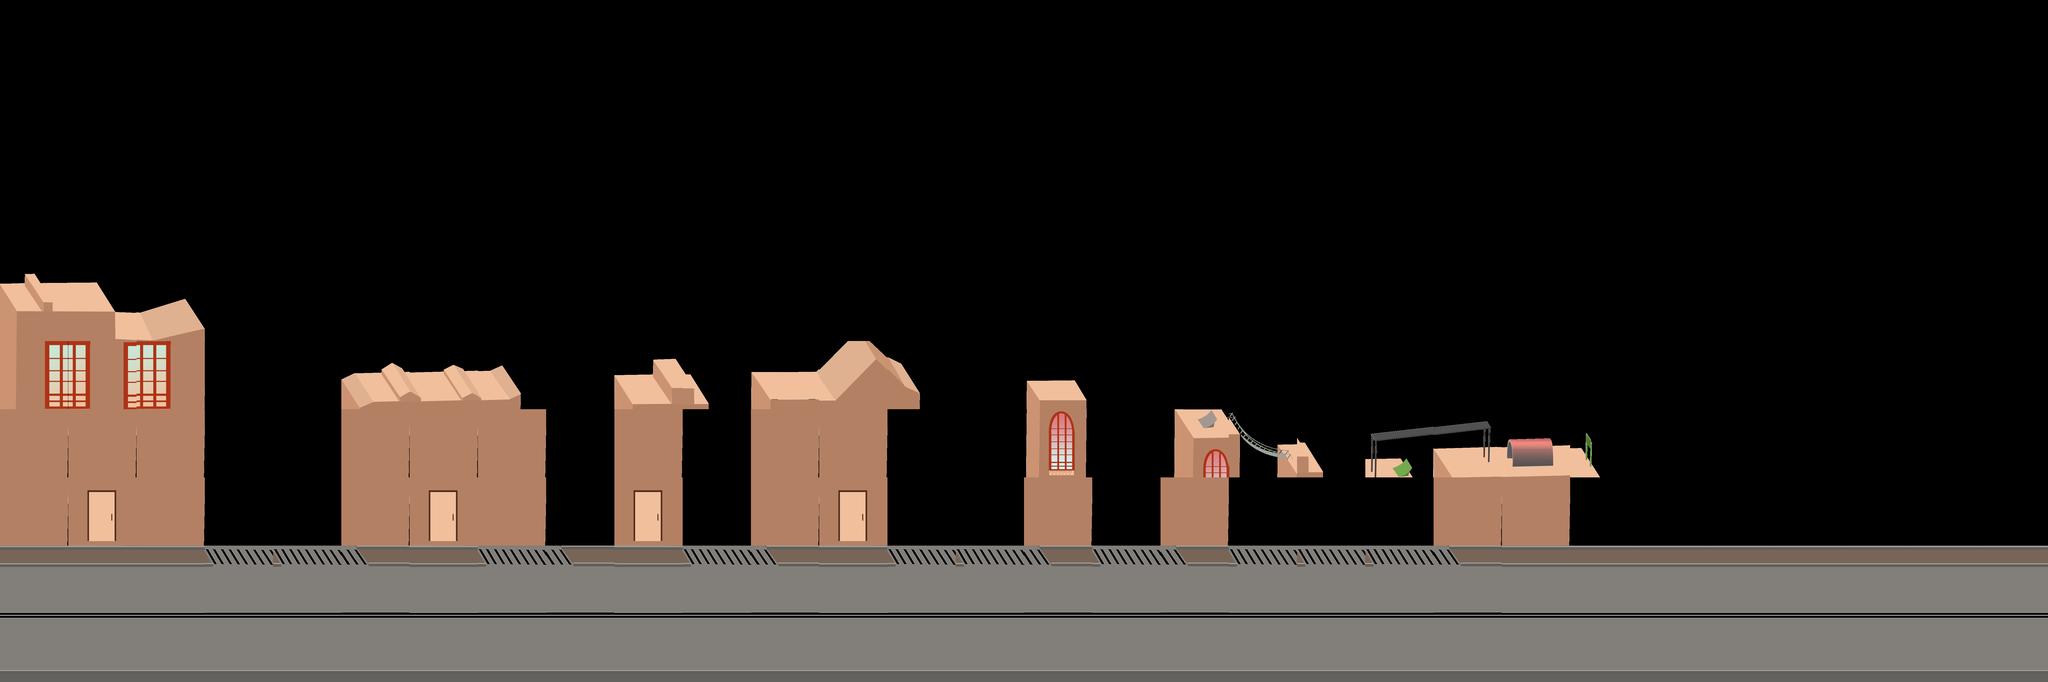

Rendered tile map (Tiled .tmx) drawn with the repository's tilesets; below, a short description and the map source with its tile grids summarised:
An orthogonal 30x10 tile map with 290x290 px tiles, 1 tile layer (Tile Layer 1), 4 tilesets.

<map version="1.0" orientation="orthogonal" width="30" height="10" tilewidth="290" tileheight="290">
 <tileset firstgid="1" name="ulica1" tilewidth="290" tileheight="290" spacing="2">
  <image source="../images/tiles/ulica1.png" trans="ffffff" width="1024" height="1024" />
 </tileset>
 <tileset firstgid="10" name="ulica2" tilewidth="290" tileheight="290" spacing="2">
  <image source="../images/tiles/ulica2.png" trans="ffffff" width="1024" height="1024" />
 </tileset>
 <tileset firstgid="19" name="ulica3" tilewidth="290" tileheight="290" spacing="2">
  <image source="../images/tiles/ulica3.png" trans="ffffff" width="1024" height="1024" />
 </tileset>
 <tileset firstgid="28" name="ulica4" tilewidth="290" tileheight="290" spacing="2">
  <image source="../images/tiles/ulica4.png" trans="ffffff" width="1024" height="1024" />
 </tileset>
 <layer name="Tile Layer 1" width="30" height="10">
  <data>[300 cells, 105 non-empty, 28 distinct tile ids]</data>
 </layer>
</map>
